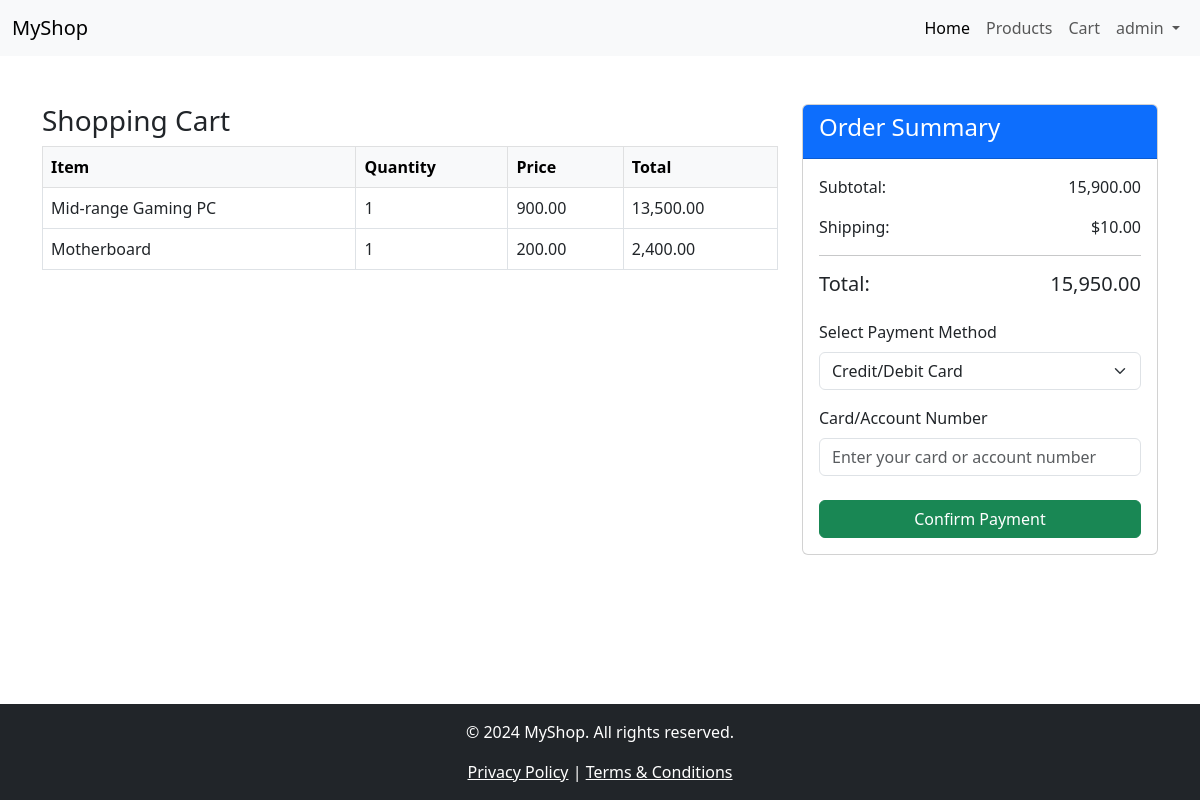
Screenshot of /cart.php (signed in) with the database file from the repository.
### tables this page shows
CREATE TABLE `carts` (
  `id` int NOT NULL,
  `user_id` int NOT NULL,
  `product_id` int NOT NULL,
  `quantity` int NOT NULL,
  `unit_price` float NOT NULL,
  `total_price` int NOT NULL,
  `status` int NOT NULL DEFAULT '0' COMMENT '0-cart|1-sold',
  `remarks` varchar(500) DEFAULT NULL,
  `created_at` datetime NOT NULL,
  `updated_at` datetime NOT NULL
);

CREATE TABLE `products` (
  `id` int NOT NULL,
  `product_name` varchar(250) NOT NULL,
  `product_description` text NOT NULL,
  `category_id` int NOT NULL,
  `base_price` float NOT NULL,
  `stocks` int NOT NULL,
  `unit_price` float NOT NULL,
  `total_price` float NOT NULL,
  `image_url` varchar(200) DEFAULT NULL,
  `created_at` datetime NOT NULL,
  `updated_at` datetime NOT NULL
);

### cart.php (the view, shortened to what this page needs)
<?php
$db = new DatabaseConnect();
$conn = $db->connectDB();
$carts =[];
$userId = $_SESSION["user_id"];
$subtotal = 0;
try {
    $sql  = "SELECT carts.id, products.product_name, carts.unit_price, carts.quantity, carts.total_price"
    ." FROM carts "
    ." LEFT JOIN products ON products.id = carts.product_id "
    ." WHERE carts.user_id = $userId AND carts.status = 0 ";
$stmt = $conn->prepare($sql);
$stmt->execute();
$carts = $stmt->fetchAll();
} catch (PDOException $e){
    echo "Connection Failed: " . $e->getMessage();
    $db = null;
}
require_once(ROOT_DIR."includes/header.php");
?>
    <?php require_once("includes/navbar.php"); ?>
    <div class="container content my-5">
        <div class="row">
            <div class="col-md-8">
                <h3>Shopping Cart</h3>
                <table class="table table-bordered">
                    <thead class="table-light">
                        <tr>
                            <th>Item</th>
                            <th>Quantity</th>
                            <th>Price</th>
                            <th>Total</th>
                        </tr>
                    </thead>
                    <tbody>
                        <?php if($carts) {
                            foreach($carts as $indvCart) {
                                ?>
                            <tr>
                                <td><?php echo $indvCart["product_name"]; ?></td>
                                <td><?php echo $indvCart["quantity"]; ?></td>
                                <td><?php echo number_format($indvCart["unit_price"],2 ); ?></td>
                                <td><?php echo number_format($indvCart["total_price"],2 ); ?></td>
                            </tr>
                        <?php
                            $subtotal = $subtotal + $indvCart["total_price"];
                        }
                        } else { ?>
                        <tr>
                            <td colspan="4">No products selected</td>
                        </tr>
                        <?php } ?>
                    </tbody>
                </table>
            </div>
            <div class="col-md-4">
                <div class="card">
                    <div class="card-header bg-primary text-white">
                        <h4>Order Summary</h4>
                    </div>
                    <div class="card-body">
                        <?php if($carts){ ?>
                        <form action="<?php echo BASE_URL; ?>/app/cart/confirm_payment.php" method="POST">
                            <p>Subtotal: <span class="float-end"><?php echo number_format($subtotal,2); ?></span></p>
                            <p>Shipping: <span class="float-end">$10.00</span></p>
                            <hr>
                            <h5>Total: <span class="float-end"><?php echo number_format($subtotal + 50 , 2); ?></span></h5>
                            <div class="mt-4">
                                <label for="paymentMethod" class="form-label">Select Payment Method</label>
                                <select class="form-select" id="paymentMethod" name="payment_method" required>
                                    <option value="1">Credit/Debit Card</option>
                                </select>
                            </div>
                            <div class="mt-3">
                                <label for="cardNumber" class="form-label">Card/Account Number</label>
                                <input type="text" class="form-control" id="cardNumber" name="card_number" placeholder="Enter your card or account number" required>
                            </div>
                            <div class="d-grid gap-2 mt-4">
                                <button type="submit" class="btn btn-success">Confirm Payment</button>
                            </div>
                        </form>
                        <?php } else{ ?>
                            <p class="text-center">No products selected</p>
                        <?php } ?>
                    </div>
                </div>
            </div>
        </div>
    </div>
<?php require_once(ROOT_DIR."/includes/footer.php")?>

### includes/header.php (style rules this page uses)
body, html { height: 100%; }
.content { flex: 1; }

### rows the page displays
carts: product.product_name "Mid-range Gaming PC", quantity "1", unit_price "900.00", total_price "13,500.00"
carts: product.product_name "Motherboard", quantity "1", unit_price "200.00", total_price "2,400.00"

### other values shown
$_SESSION["fullname"] "admin"
$subtotal "15,900.00"
$subtotal + 50 "15,950.00"
